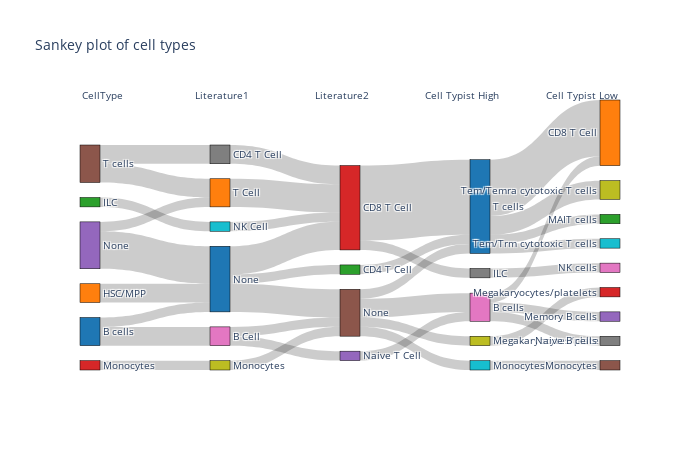

The notebook cell this image was saved under:
### Markdown cell above
'CellType' was inferred from the protein clusters.

### Code cell
sankey_plot_with_labels(
    labels=[celltypes_per_cluster_df['CellType'], celltypes_per_cluster_df['Literature1'],
    celltypes_per_cluster_df['Literature2'], celltypes_per_cluster_df['cell_typist_high'],
    celltypes_per_cluster_df['cell_typist_low']],
    labels_titles=['CellType', 'Literature1', 'Literature2', 'Cell Typist High', 'Cell Typist Low'],
    title='Sankey plot of cell types'
    )

### Figure 1 — Plotly figure (JSON) as saved in the notebook; plotly's stock layout.template omitted (floating-point values rounded to 4 significant figures)
{"data": [{"link": {"source": [0, 0, 1, 2, 3, 4, 4, 5, 5, 6, 6, 7, 8, 9, 10, 10, 10, 11, 12, 13, 13, 14, 15, 15, 15, 15, 16, 16, 16, 17, 18, 19, 20, 20, 20, 20], "target": [6, 10, 10, 9, 8, 10, 11, 7, 11, 14, 15, 13, 15, 13, 12, 13, 15, 13, 20, 17, 20, 16, 16, 18, 19, 20, 21, 24, 27, 26, 23, 25, 21, 22, 28, 29], "value": [2, 1, 2, 1, 1, 4, 1, 2, 2, 1, 1, 2, 1, 1, 1, 3, 3, 3, 1, 1, 8, 1, 2, 1, 1, 1, 1, 1, 1, 1, 1, 1, 6, 1, 2, 1]}, "node": {"color": ["#1f77b4", "#ff7f0e", "#2ca02c", "#d62728", "#9467bd", "#8c564b", "#e377c2", "#7f7f7f", "#bcbd22", "#17becf", "#1f77b4", "#ff7f0e", "#2ca02c", "#d62728", "#9467bd", "#8c564b", "#e377c2", "#7f7f7f", "#bcbd22", "#17becf", "#1f77b4", "#ff7f0e", "#2ca02c", "#d62728", "#9467bd", "#8c564b", "#e377c2", "#7f7f7f", "#bcbd22", "#17becf"], "label": ["B cells", "HSC/MPP", "ILC", "Monocytes", "None", "T cells", "B Cell", "CD4 T Cell", "Monocytes", "NK Cell", "None", "T Cell", "CD4 T Cell", "CD8 T Cell", "Naive T Cell", "None", "B cells", "ILC", "Megakaryocytes/platelets", "Monocytes", "T cells", "CD8 T Cell", "MAIT cells", "Megakaryocytes/platelets", "Memory B cells", "Monocytes", "NK cells", "Naive B cells", "Tem/Temra cytotoxic T cells", "Tem/Trm cytotoxic T cells"], "line": {"color": "black", "width": 0.5}, "pad": 15, "thickness": 20}, "type": "sankey"}], "layout": {"annotations": [{"showarrow": false, "text": "CellType", "x": 0, "xref": "x", "y": 1.05, "yref": "paper"}, {"showarrow": false, "text": "Literature1", "x": 1, "xref": "x", "y": 1.05, "yref": "paper"}, {"showarrow": false, "text": "Literature2", "x": 2, "xref": "x", "y": 1.05, "yref": "paper"}, {"showarrow": false, "text": "Cell Typist High", "x": 3, "xref": "x", "y": 1.05, "yref": "paper"}, {"showarrow": false, "text": "Cell Typist Low", "x": 4, "xref": "x", "y": 1.05, "yref": "paper"}], "font": {"size": 10}, "height": 450, "plot_bgcolor": "rgba(0,0,0,0)", "title": {"text": "Sankey plot of cell types"}, "width": 700, "xaxis": {"showgrid": false, "visible": false, "zeroline": false}, "yaxis": {"showgrid": false, "visible": false, "zeroline": false}}}
